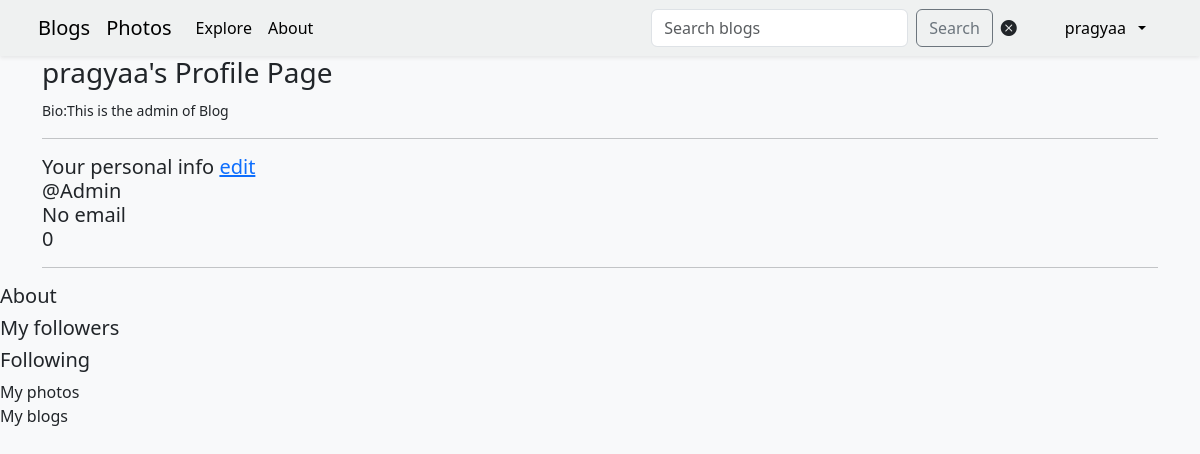
Screenshot of /user_profile/ (signed in) with the database file from the repository.
### accounts/models.py (models this page shows, shortened)
class  MyUser(AbstractUser):
    email = models.EmailField(blank=True,null=True)
    fullname = models.CharField(max_length=50,default="user")
    bio = models.CharField(max_length=250,default="")

### accounts/views.py (the view)
# urls.py: path('user_profile/',views.user_Profile, name='profile'),
def user_Profile(request):
    return render(request,'accounts/user_profile.html')

### accounts/templates/accounts/user_profile.html
{% extends 'base.html' %}
{% block other %}
    <div class="container">
       <h3 mt-1> {{request.user.username}}'s Profile Page </h3>
       <small> Bio:{{ request.user.bio|default:"No bio yet..." }}</small>
       <hr>
    </div>
    <div class="container info">
        <h5> Your personal info <a href="{% url 'edit'%}"> edit </a>
            <br>
            @{{request.user.fullname}}
            <br>
            {{request.user.email | default:"No email"}}
            <br>
            {{request.user.blog | length}}
        </h5>
        <hr>
    </div>
    <div class="about"><h5>About</h5></div>
    <div class="followers"><h5>My followers</h5></div>
    <div class="following"><h5>Following</h5></div>
    <div class="photos">My photos</div>
    <div class="blogs">My blogs</div>
{% endblock %}

### templates/navbar.html (shortened to what this page needs)
<nav class="navbar navbar-expand-lg navbar-dark navbar-custom shadow-sm sticky-top">
    <div class="container px-2">
        <a class="navbar-brand dark" href="{% url 'index' %}">
            Blogs
        </a>
        <a href="{% url 'photo' %}" class="navbar-brand">
            Photos
        </a>
        <div class="collapse navbar-collapse" id="navbarSupportedContent">
            <ul class="navbar-nav me-auto mb-2 mb-lg-0">
                <li class="nav-item">
                    <a href="{% url 'explore' %}"
                        class="nav-link {% if request.resolver_match.url_name == 'explore' %}active{% endif %}">
                        Explore
                    </a>
                </li>
                <li class="nav-item">
                    <a href="{% url 'about' %}"
                        class=" nav-link {% if request.resolver_match.url_name == 'about' %}active{% endif %}">
                        About
                    </a>
                </li>
            </ul>
            <form class="d-flex me-3" method="get" action="{% url 'index' %}">
                <input class="form-control me-2" type="search" placeholder="Search blogs" value="{{ search_query }}"
                    name="q">
                <button class="btn btn-outline-secondary me-2" type="submit">
                    Search
                </button>
                <button type="button" id="clear-search"
                    class="btn btn-link text-dark p-0 border-0 me-2 shadow-none">
                    <i class="bi bi-x-circle-fill"></i>
                </button>
            </form>
            <ul class="navbar-nav">
                <li class="nav-item dropdown">
                    <a class="nav-link dropdown-toggle btn btn-outline-light border-0 px-3 py-2 rounded-pill d-flex align-items-center gap-2"
                        href="#" role="button" data-bs-toggle="dropdown" aria-expanded="false">
                         {{ request.user.username|default:"Account" }}
                    </a>
                </li>
            </ul>
        </div>
    </div>
</nav>

### accounts/static/accounts/css/styles.css (style rules this page uses)
.navbar-custom { background: rgba(239, 241, 241, 0.95); backdrop-filter: blur(10px); }
body { background: #d1d1d3; }
.nav-link,.navbar-brand { font-weight: 500; color:black }
.nav-item { color: rgb(61, 60, 60); }

### rows the page displays
MyUser: user.username "pragyaa", user.bio "This is the admin of Blog", user.fullname "Admin", user.email "No email"

### other values shown
{{ request.user.blog | length }} "0"
